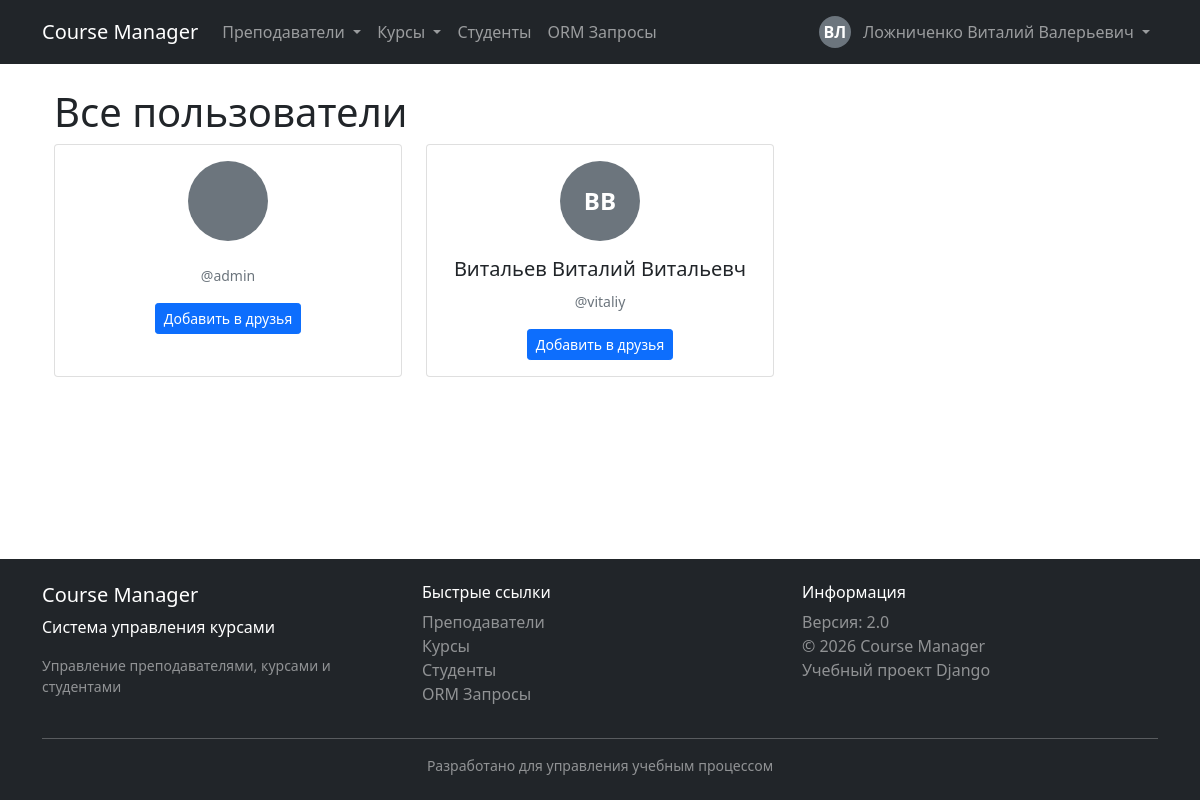
The page /users/ (signed in) on the database as committed earlier.
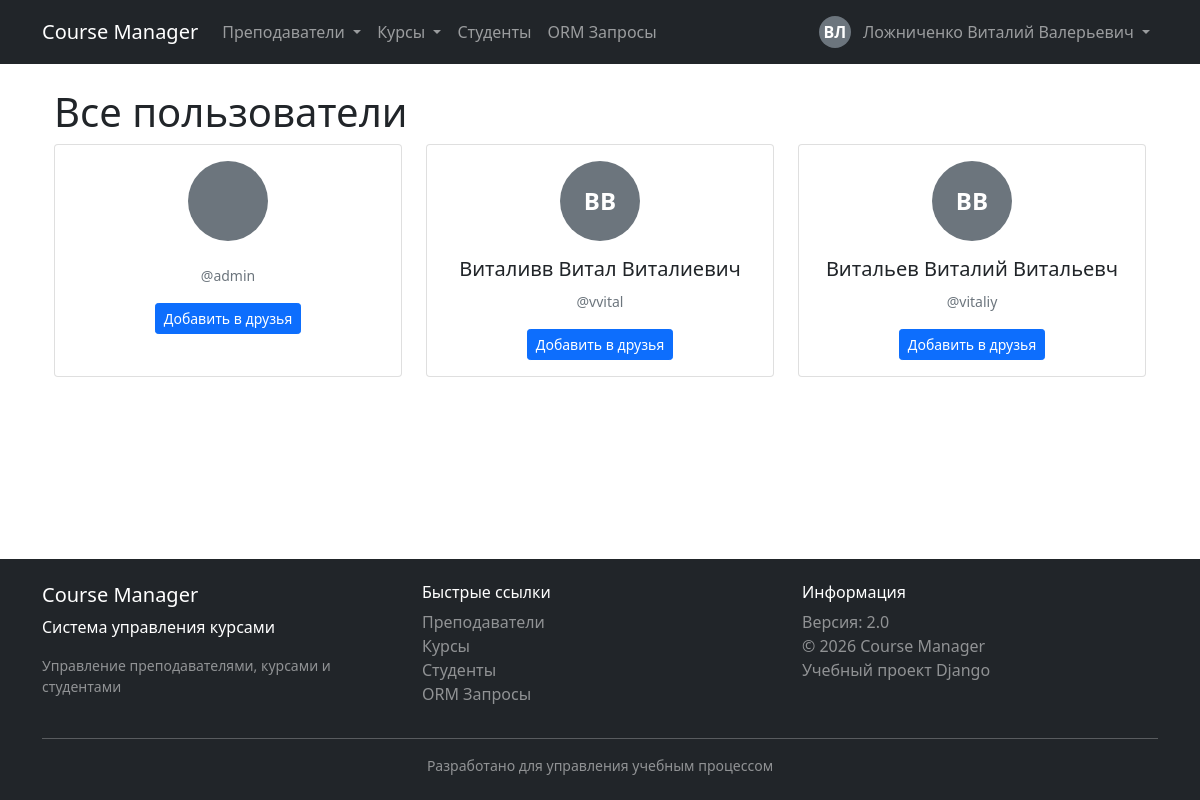
The same page on the database as committed later.
### users/models.py (models this page shows, shortened)
class User(AbstractUser):
    middle_name = models.CharField(
        max_length=50,
        blank=True,
        verbose_name='Отчество'
    )
    phone = models.CharField(
        max_length=20,
        blank=True,
        verbose_name='Телефон',
        help_text='В формате: +7 (999) 123-45-67'
    )
    avatar = models.ImageField(
        upload_to='avatars/',
        blank=True,
        null=True,
        verbose_name='Фото профиля'
    )
    bio = models.TextField(
        max_length=500,
        blank=True,
        verbose_name='О себе'
    )
    friends = models.ManyToManyField(
        'self',
        blank=True,
        verbose_name='Друзья'
    )
    class Meta:
        verbose_name = 'Пользователь'
        verbose_name_plural = 'Пользователи'
        ordering = ['last_name', 'first_name']
    def get_full_name(self):
        full_name = f'{self.last_name} {self.first_name}'
        if self.middle_name:
            full_name += f' {self.middle_name}'
        return full_name
    def is_friend(self, user):
        return self.friends.filter(id=user.id).exists()

### users/views.py (the view)
# urls.py: path('users/', views.UsersListView.as_view(), name='users_list'),
class UsersListView(LoginRequiredMixin, ListView):
    model = User
    template_name = 'users/users_list.html'
    context_object_name = 'users'
    paginate_by = 20
    def get_queryset(self):
        return User.objects.exclude(id=self.request.user.id)
    def get_context_data(self, **kwargs):
        context = super().get_context_data(**kwargs)
        friends_dict = {}
        current_user = self.request.user
        for user in context['users']:
            friends_dict[user.id] = current_user.is_friend(user)
        context['friends_dict'] = friends_dict
        return context

### users/templatetags/user_filters.py (called while the page is built)
@register.filter
def get_item(dictionary, key):
    if dictionary is None:
        return False
    return dictionary.get(key, False)

### templates/users/users_list.html (shortened to what this page needs)
{% extends 'schedule/base.html' %}
{% load user_filters %}
{% block content %}
<div class="container mt-4">
    <h1>Все пользователи</h1>
    <div class="row">
        {% for user_item in users %}
            <div class="col-md-4 mb-3">
                <div class="card h-100">
                    <div class="card-body">
                        <div class="text-center mb-3">
                            {% if user_item.avatar %}
                                <img src="{{ user_item.avatar.url }}"
                                    class="rounded-circle"
                                    alt="Аватар"
                                    style="width: 80px; height: 80px; object-fit: cover;">
                            {% else %}
                                <div class="user-avatar mx-auto"
                                    style="width: 80px; height: 80px; font-size: 24px;">
                                    {{ user_item.first_name|first }}{{ user_item.last_name|first }}
                                </div>
                            {% endif %}
                        </div>
                        <h5 class="card-title text-center">
                            {{ user_item.get_full_name }}
                        </h5>
                        <p class="card-text text-center">
                            <small class="text-muted">@{{ user_item.username }}</small>
                        </p>
                        <div class="text-center">
                            {% if friends_dict|get_item:user_item.id %}
                                <a href="{% url 'user_detail' user_item.id %}" class="btn btn-success btn-sm mb-2">
                                    В друзьях
                                </a>
                            {% else %}
                                <form method="post" action="{% url 'add_friend' user_item.id %}" class="d-inline">
                                    <button type="submit" class="btn btn-primary btn-sm">
                                        Добавить в друзья
                                    </button>
                                </form>
                            {% endif %}
                        </div>
                    </div>
                </div>
            </div>
        {% empty %}
            <div class="col-12">
                <div class="alert alert-info">
                    Нет других пользователей
                </div>
            </div>
        {% endfor %}
    </div>
</div>
{% endblock %}

Rows that differ between the two databases and show on the page:
added User: first_name|first "В", last_name|first "В", get_full_name "Виталивв Витал Виталиевич", username "vvital", shows "Добавить в друзья"
